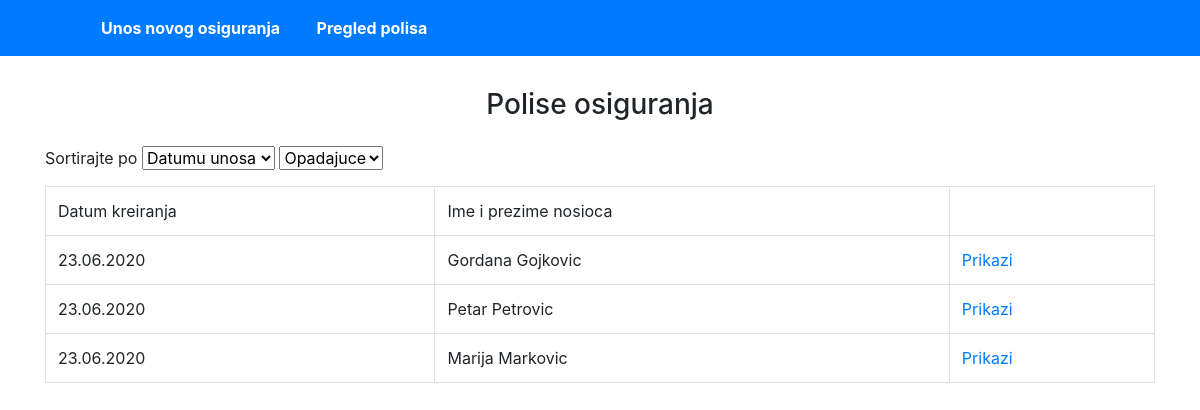
Page /pregled_polisa.php on the committed database.
### tables this page shows
CREATE TABLE `polise_osiguranja` (
  `id` int(11) NOT NULL,
  `datum_unosa` date NOT NULL DEFAULT current_timestamp(),
  `ime_osiguranika` varchar(50) NOT NULL,
  `datum_rodjenja` date NOT NULL,
  `broj_pasosa` varchar(15) NOT NULL,
  `telefon` int(20) DEFAULT NULL,
  `email` varchar(50) NOT NULL,
  `pocetak_putovanja` date NOT NULL DEFAULT current_timestamp(),
  `kraj_putovanja` date NOT NULL DEFAULT current_timestamp(),
  `tip_osiguranja` set('individualno','grupno','') DEFAULT NULL
);

### database/Database.php (called while the page is built, shortened)
<?php
			class Database {
	        public function connect() {
						$config = $GLOBALS['config']['database'];
	           try {
	            $this->pdo =  new \PDO($config['rdms'] . ":host=" . $config['host'] . ";dbname=" . $config['db_name'],  $config['user'], $config['password']);
	           } catch (Exception $e) {
	               $e->getMessage();
	           }
	        }
		}
 ?>

### database/QueryBuilder.php (called while the page is built, shortened)
<?php
 abstract class QueryBuilder extends Database {
	public function all() {
		$stm = $this->pdo->prepare('SELECT * FROM ' . static::$table_name);
		$stm->execute();
		return $stm->fetchAll(\PDO::FETCH_CLASS, get_called_class());
	}
}
?>

### app/helpers/functions.php (called while the page is built, shortened)
<?php
		function format_date($date, $format = "d.m.Y") {
			return date_format(date_create($date), $format);
		}
 ?>

### public/pregled_polisa.php (the view, shortened to what this page needs)
<?php
 $request = new App\Request;
 if(isset($request->sortiraj_prema) && isset($request->pravac_sortiranja)) {
   $poliseOsiguranja = (new App\PolisaOsiguranja)->sortiraj_polise($request);
 } else {
   $poliseOsiguranja = (new App\PolisaOsiguranja)->all();
  }
?>
<!DOCTYPE html>
<html lang="sr-rs" dir="ltr">
	<head>
		<link rel="stylesheet" href="https://stackpath.bootstrapcdn.com/bootstrap/4.5.0/css/bootstrap.min.css">
		<link rel="stylesheet" href="css/master.css">
	</head>
	<body>
			 <nav class="container-fluid bg-primary">
			 		<div class="container">
						<ul class="navigation-list">
							<li><a href="index.php">Unos novog osiguranja</a> </li>
							<li><a href="pregled_polisa.php">Pregled polisa</a> </li>
						</ul>
			 		</div>
			 </nav>
			<div class="container">
				<h3 class="text-center p-3">Polise osiguranja</h3>
       <form id="sortiranje_tabele" class="my-2" action="pregled_polisa.php" method="get">
         <div class="row">
           <div class="col-12 col-6">
             <label for="">Sortirajte po</label>
              <select class="form control" name="sortiraj_prema">
                <option value="datum_unosa" <?php if(isset($request->sortiraj_prema) && $request->sortiraj_prema == 'datum_unosa') { echo " selected" ;} ?> >Datumu unosa</option>
              </select>
              <select class="form control" name="pravac_sortiranja">
                <option value="desc" <?php if(isset($request->pravac_sortiranja) && $request->pravac_sortiranja == 'desc') { echo " selected" ;} ?>>Opadajuce</option>
              </select>
           </div>
         </div>
       </form>
					<table class="table table-bordered">
            <tr>
              <td>Datum kreiranja</td>
              <td>Ime i prezime nosioca</td>
              <td></td>
            </tr>
							<?php foreach ($poliseOsiguranja as $polisa) { ?>
								<tr>
									<td> <?php echo format_date($polisa->datum_unosa); ?></td>
									<td> <?php echo $polisa->ime_osiguranika; ?></td>
									<td> <a href="polisa.php?id=<?php echo $polisa->id; ?>">Prikazi</a></td>
								</tr>
							<?php } ?>
					</table>
			</div>
	</body>
</html>

### public/css/master.css (style rules this page uses)
.navigation-list li { display: inline-block; padding: 1em; }
.navigation-list li a { font-weight: bold; color: white; }

### rows in the picture
polise_osiguranja: datum_unosa "23.06.2020", ime_osiguranika "Gordana Gojkovic"
polise_osiguranja: datum_unosa "23.06.2020", ime_osiguranika "Petar Petrovic"
polise_osiguranja: datum_unosa "23.06.2020", ime_osiguranika "Marija Markovic"
